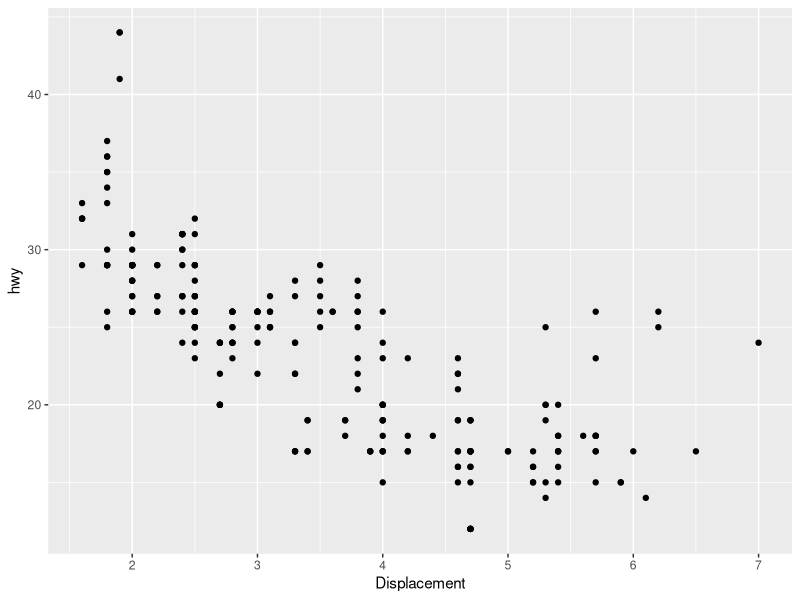
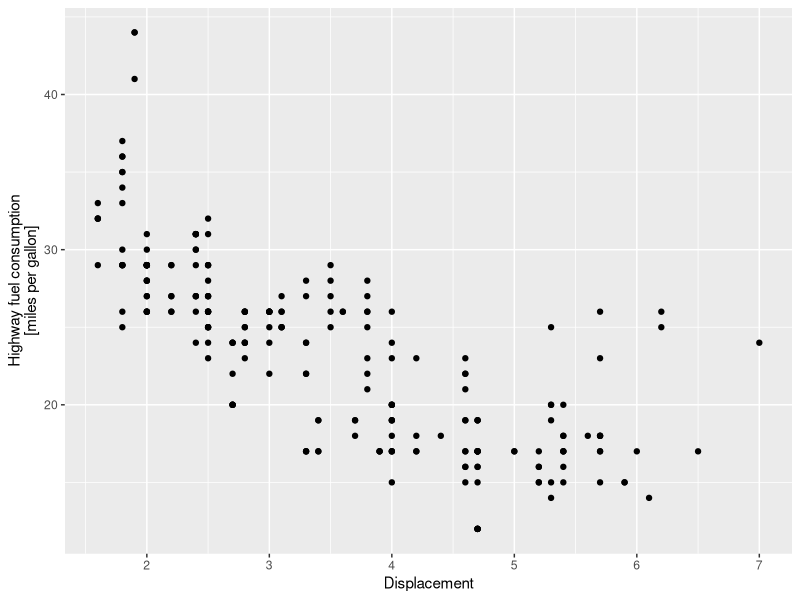
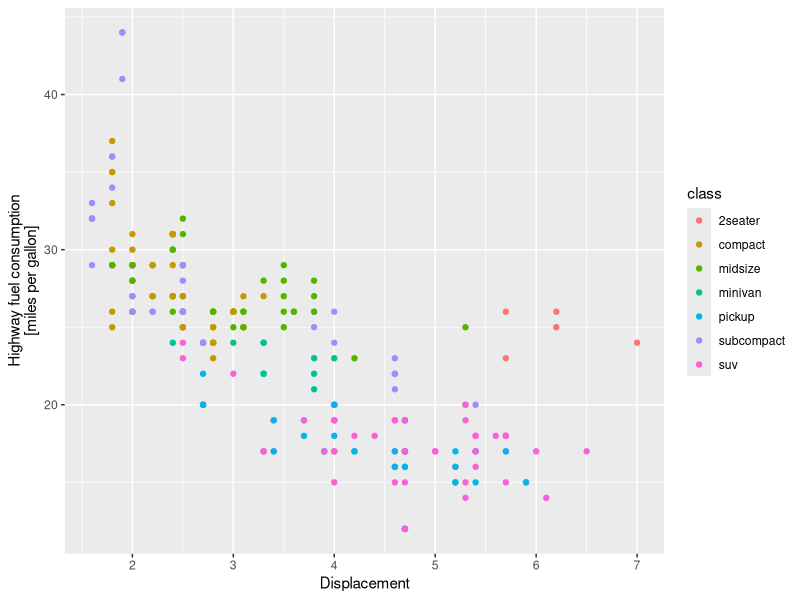

The R script that drew these images, in order:
library(tidyverse)

mpg %>%
  ggplot(aes(x = displ, y = hwy)) +
  geom_point() +
  scale_x_continuous("Displacement")

mpg %>%
  ggplot(aes(x = displ, y = hwy)) +
  geom_point() +
  scale_x_continuous("Displacement") +
  scale_y_continuous("Highway fuel consumption\n[miles per gallon]")

mpg %>%
  ggplot(aes(x = displ, y = hwy, color = class)) +
  geom_point() +
  scale_x_continuous("Displacement") +
  scale_y_continuous("Highway fuel consumption\n[miles per gallon]")
